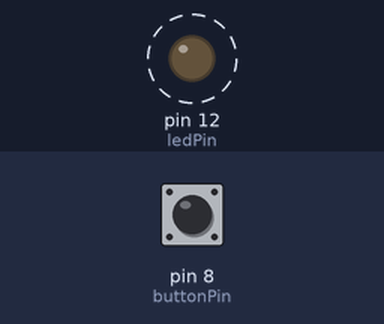
Bench run of a program on a simulated Arduino Uno, built with avr-gcc and run on an emulated ATmega328P. Parts: output pins drawn as LEDs (lit = HIGH). Dashed ring = blinking. The test bench sets the inputs (shaded band); at power-on: pin 8 (buttonPin) HIGH.

Above: at 1.3 s.
1.7 s: pin 8 (buttonPin) pulled LOW for 3.2 s
At 1.9 s:
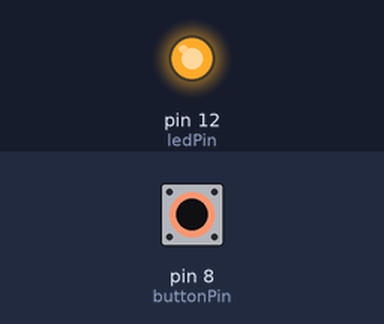
At 2.6 s:
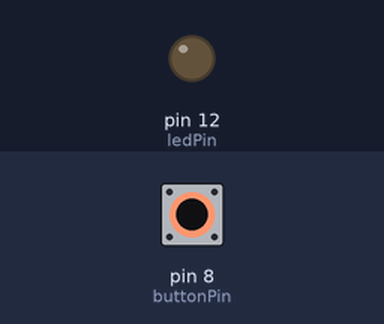
Timing chart, 0 to 12.4 s (numbered marks = the images above; inputs shaded):
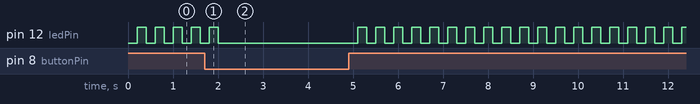

The program:

main.cpp
```cpp
#include <Arduino.h>

//Defining the delay time in milliseconds, as well as the switch idle time.
#define DELAY_TIME 200
#define SWITCH_IDLE_TIME 100000

//Defining the input and output pins
const int ledPin = 12;
const int buttonPin = 8;

//Defining a start flag and a memory cell for it
bool switchFlag = true;
bool switchFlagMem = true;

//Blink function
void Blink(const int &ledPin){
  digitalWrite(ledPin, LOW);
  delay(DELAY_TIME);
  digitalWrite(ledPin, HIGH);
  delay(DELAY_TIME);
}

// Setup sets the pin modes
void setup() {
  pinMode(ledPin, OUTPUT);
  pinMode(buttonPin, INPUT);
}

// Loop for button control
void loop() {
  //1st case: Button not pressed, LED always on.
  if(!digitalRead(buttonPin)){
    //Switch flag controls whether the LED is on or off in this iteration.
    if(switchFlag){
      digitalWrite(ledPin, HIGH);
    } else{
      digitalWrite(ledPin, LOW);
    }
    //Logical hack in order to make the switch valid in the next case.
    switchFlagMem = switchFlag;
  }
  //2nd case: Button pressed, LED blinks.
  //Each time the button is pressed, we change the switch flag.
  //Thus, the LED will change state everytime you let go of the switch
  //In order to make sure that the switching isn't done continuously, a flag filter needs to be implemented.
  else{
    Blink(ledPin);
    if(switchFlag == switchFlagMem){
      switchFlag = !switchFlag;
    }
  }
}
```
